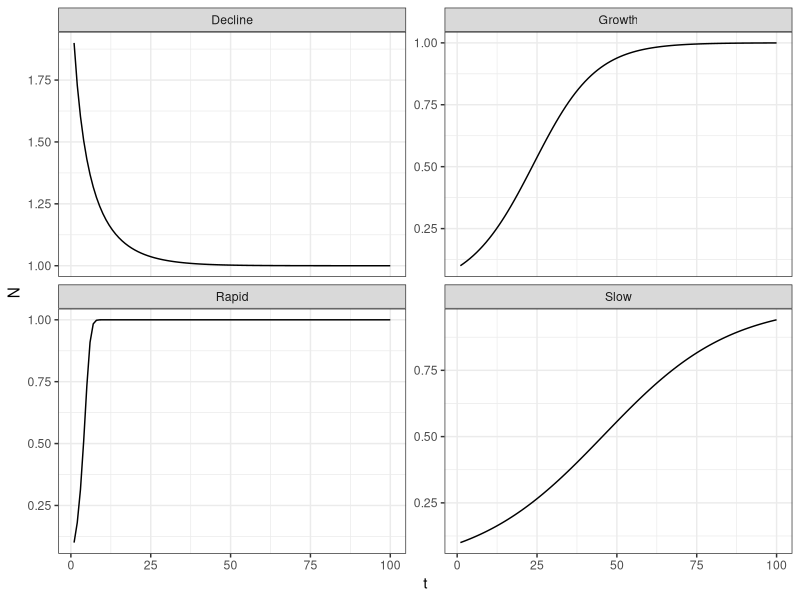
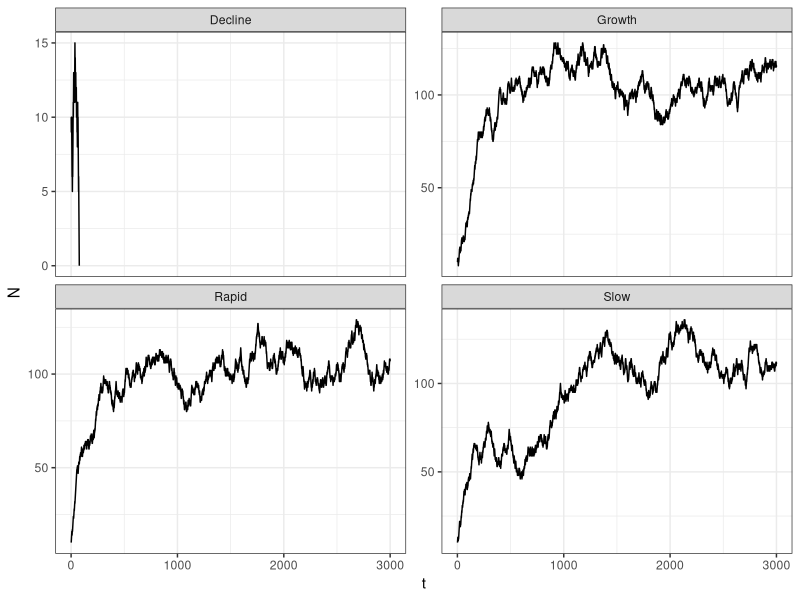
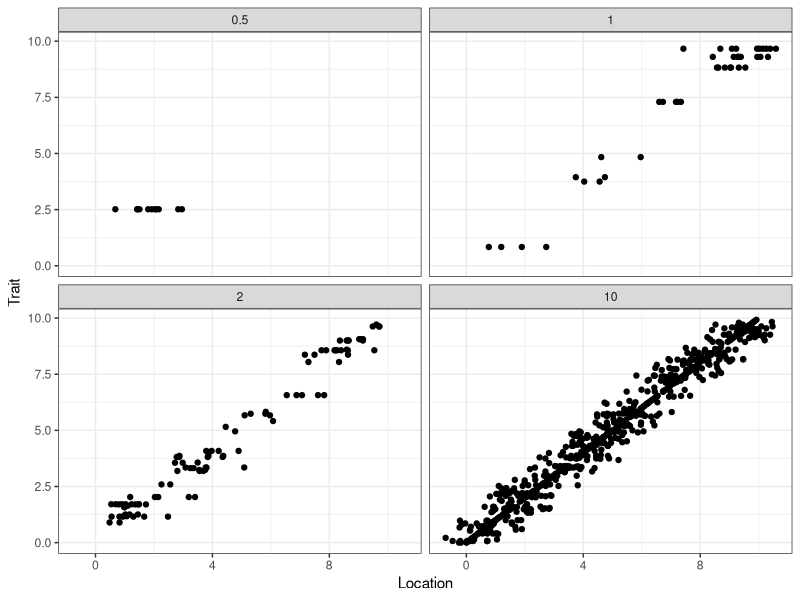
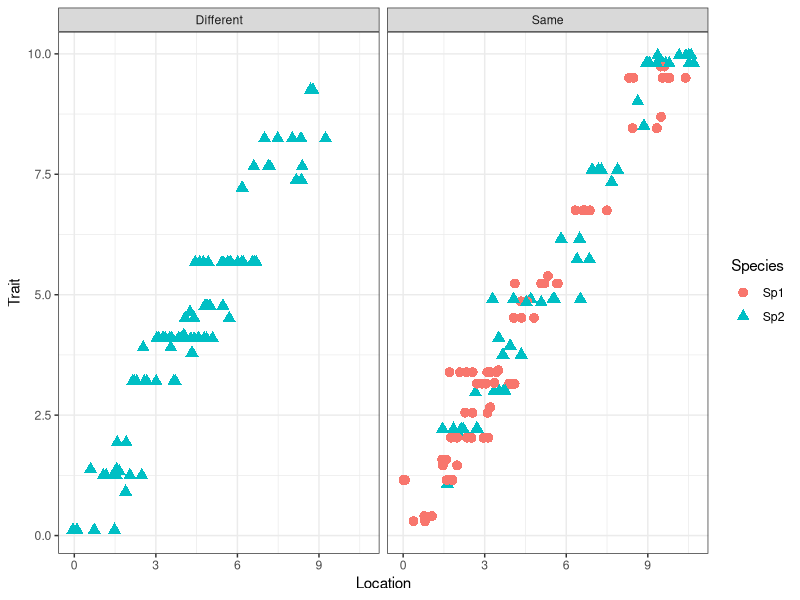
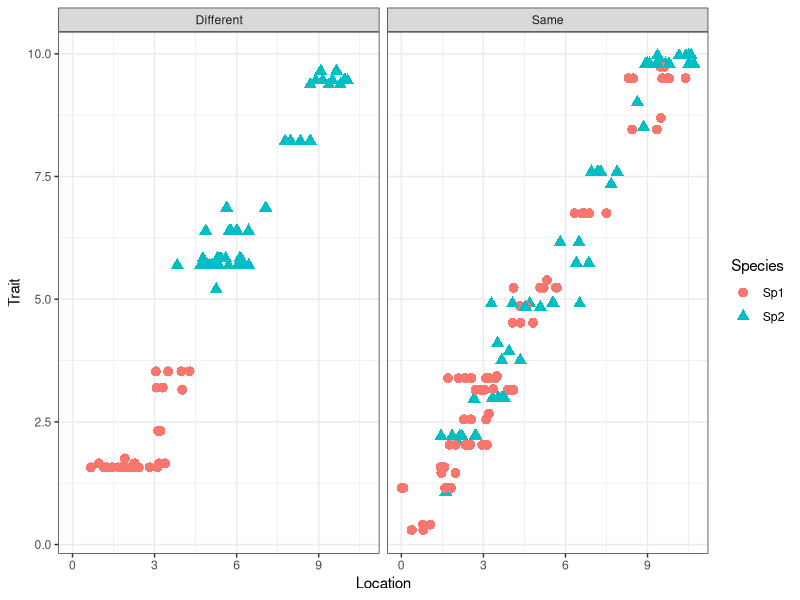

Recreate these plots in R, in order.
## ---- chunk 1
knitr::opts_chunk$set(echo = TRUE)
## ---- chunk 2
library(ggplot2) # for visualisations
## ---- chunk 3
dNt <- function(r, # population growth rate
                Nt, # population size
                k # carrying capacity
                ){ r * Nt * (k - Nt)}
## ---- chunk 4
SIM.Nt <- function(r, N_0, t, k) {
  N <- N_0 # registering starting population size as a new object
  for(i in 1:(t - 1)){ # loop over time-steps specified
    # identify new population size given logistic growth
    N[i + 1] <- N[i] + dNt(r = r, Nt = N[i], k = k) 
  } # end of time-step loop
  N # return population size vector
}
## ---- chunk 5
SIM_Growth <- SIM.Nt(N_0 = 0.1, t = 100, r = 0.1, k = 1) # N_0 < k --> growth
SIM_Decline <- SIM.Nt(N_0 =  1.9, t = 100, r = 0.1, k = 1) # N_0 > k --> decline
SIM_Rapid <- SIM.Nt(N_0 =  0.1, t = 100, r = 0.9, k = 1) # high population growth rate
SIM_Slow <- SIM.Nt(N_0 =  0.1, t = 100, r = 0.05, k = 1) # low population growth rate
## ---- chunk 6
plot_df <- data.frame(
  N = c(SIM_Growth, SIM_Decline, SIM_Rapid, SIM_Slow),
  t = rep(1:100, 4),
  Run = rep(c("Growth", "Decline", "Rapid", "Slow"), each = 100)
)
ggplot(plot_df, aes(x = t, y = N)) + 
  geom_line() + 
  facet_wrap(~Run, scales = "free_y") + 
  theme_bw()
## ---- chunk 7
dt <- function(b0, # background birth rate
               d0, # background death rate
               k, # carrying capacity
               N
               ){d0 + N * (b0 - d0)/k}
## ---- chunk 8
SIM.Ind <- function(tsteps, # how many time steps to simulate for
                      d0, # background death rate
                      b0, # background birth rate
                      k, # carrying capacity
                      ID_df # data frame containing individuals
){
  ## object creation
  ### data frame to hold population level data
  Pop_df <- data.frame(N = nrow(ID_df), t = NA)
  ### progress bar
  pb <- txtProgressBar(max = (tsteps-1), style = 3)
  ## simulation loop over time steps
  for(t in 1:(tsteps-1)){
  Pop_df$t[t] <- t # save time to population data frame
  ### vectors for storing birth and death probabilities for each individual
  birth_prob <- rep(NA, nrow(ID_df))
  death_prob <- rep(NA, nrow(ID_df))
  ### loop over all individuals alive at time t
  for(i in 1:nrow(ID_df)){
    birth_prob[i] <- b0
    death_prob[i] <- dt(b0, d0, k, Pop_df$N[t])
  }
  names(birth_prob) <- names(death_prob) <- ID_df$ID
  ### identify which event happens, only one birth or death per timestep
  EventSample_vec <- paste( # a vector of Birth/Death and individual ID
    rep(c("Birth", "Death"), each = nrow(ID_df)), 
    names(birth_prob), sep="_")
  event <- sample( # sample from event possibilities according to probabilities
    EventSample_vec,
    size = 1,
    prob = c(birth_prob, death_prob)
  )
  ### event evaluation
  event_eval <- strsplit(event, split = "_") # identifiers for event
  event_EV <- event_eval[[1]][1] # what is happening?
  event_ID <- event_eval[[1]][2] # which individual is it happening to?
  #### Birth event
  if(event_EV == "Birth"){ # currently, basically cloning
    append_df <- ID_df[ID_df$ID == event_ID, ] # subset for individual 
    append_df$ID <- max(ID_df$ID)+1 # assign new ID
    ID_df <- rbind(ID_df, append_df) # copy ID row to ID_df
  }
  #### Death event
  if(event_EV == "Death"){
    ID_df <- ID_df[ID_df$ID != event_ID, ] # delete individual from ID_df
  }
  ### recalculate population size
  Pop_df <- rbind(Pop_df, data.frame(N = nrow(ID_df), t = t+1))
  ### update progress bar
  setTxtProgressBar(pb, t) 
  ### check if population has gone extinct
  if(Pop_df$N[t+1] == 0){warning("Population went extinct"); break} 
  } # end of simulation loop
  ## return of data objects
  return(list(Individuals = ID_df, Populations = Pop_df))
}
## ---- chunk 9
ID_df <- data.frame(ID = 1:10, Sp = rep("Sp1")) # we run this simulation for 7 individuals
Sim_Growth <- SIM.Ind(tsteps = 3e3, b0 = 0.7, d0 = 0.3, k = 100, ID_df = ID_df) # growth
Sim_Decline <- SIM.Ind(tsteps = 3e3, b0 = 0.4, d0 = 0.6, k = 100, ID_df = ID_df) # decline
Sim_Rapid <- SIM.Ind(tsteps = 3e3, b0 = 0.9, d0 = 0.1, k = 100, ID_df = ID_df) # fast
Sim_Slow <- SIM.Ind(tsteps = 3e3, b0 = 0.55, d0 = 0.45, k = 100, ID_df = ID_df) # slow
## ---- chunk 10
plot_df <- rbind(Sim_Growth$Populations,
                 Sim_Decline$Populations,
                 Sim_Rapid$Populations,
                 Sim_Slow$Populations)
plot_df$Run <- rep(c("Growth", "Decline", "Rapid", "Slow"), 
                   c(nrow(Sim_Growth$Populations), 
                     nrow(Sim_Decline$Populations),
                     nrow(Sim_Rapid$Populations),
                     nrow(Sim_Slow$Populations)
                   ))
ggplot(plot_df, aes(x = t, y = N)) + 
  geom_line() + 
  facet_wrap(~Run, scales = "free_y") + 
  theme_bw()
## ---- chunk 11
dt <- function(b0, d0, k, N, Tr, Env, sd){d0 + N * exp((Tr-Env)^2)/sd * (b0 - d0)/k}
## ---- chunk 12
env.xy <- function(x = NULL){x}
## ---- chunk 13
SIM.Ind <- function(tsteps = 3e3, d0 = 0.2, b0 = 0.8, k = 100,
                    sd = 1, # niche breadth
                    ID_df = NULL # now needs to contain locations and trait values
){
  ## object creation
  ### data frame to hold population level data
  Pop_df <- data.frame(N = nrow(ID_df), 
                       Gridcell = NA, # gridcell binning is not implemented yet
                       t = NA)
  ### progress bar
  pb <- txtProgressBar(max = (tsteps-1), style = 3)
  ## simulation loop over time steps
  for(t in 1:(tsteps-1)){
  Pop_df$t[t] <- t 
  ### vectors for storing birth and death probabilities for each individual
  birth_prob <- rep(NA, nrow(ID_df))
  death_prob <- rep(NA, nrow(ID_df))
  ### loop over all individuals alive at time t
  for(i in 1:nrow(ID_df)){
    birth_prob[i] <- b0
    death_prob[i] <- dt(b0 = b0, d0 = d0, k = k, N = Pop_df$N[t],
                         Tr = ID_df$Trait[i], # trait value of individual i
                         Env = env.xy(x = ID_df$Location[i]), # environment at location[i] 
                         sd = sd)
  }
  names(birth_prob) <- names(death_prob) <- ID_df$ID
  ### identify which event happens, only one birth or death per timestep
  EventSample_vec <- paste(rep(c("Birth", "Death"), each = nrow(ID_df)), 
                           names(birth_prob), sep="_")
  event <- sample(EventSample_vec, size = 1, prob = c(birth_prob, death_prob))
  ## event evaluation
  event_eval <- strsplit(event, split = "_")
  event_ID <- event_eval[[1]][2]
  event_EV <- event_eval[[1]][1]
  if(event_EV == "Birth"){
    append_df <- ID_df[ID_df$ID == event_ID, ]
    append_df$ID <- max(ID_df$ID)+1
    ## individuals now resettle somewhere around their parent-individual
    movement <- rnorm(1, 0, 1) # this needs more parametrisation in future versions
    append_df$Location <- append_df$Location+movement
    ID_df <- rbind(ID_df, append_df)
  }
  if(event_EV == "Death"){
    ID_df <- ID_df[ID_df$ID != event_ID, ]
  }
  ## recalculate population size
  Pop_df <- rbind(Pop_df, data.frame(N = nrow(ID_df), Gridcell = NA, t = t+1))
  setTxtProgressBar(pb, t)
  if(Pop_df$N[t+1] == 0){warning("Population went extinct"); break}
  }
  return(list(Individuals = ID_df, Populations = Pop_df))
}
## ---- chunk 14
# data frame of individuals at start of simulation
ID_df = data.frame(ID = 1:1e3,
                   Trait = NA,
                   Location = NA)
# dummy values for traits
set.seed(42)
ID_df$Trait <- runif(n = nrow(ID_df), min = 0, max = 10)
# dummy locations
set.seed(42)
ID_df$Location <- runif(n = nrow(ID_df), min = 0, max = 10)
## ---- chunk 15
SIM_0.5 <- SIM.Ind(sd = 0.5, # strong impact of environment
                      ID_df = ID_df)
SIM_1 <- SIM.Ind(sd = 1, # intermediate impact of environment
                      ID_df = ID_df)
SIM_2 <- SIM.Ind(sd = 2, # weaker impact of environment
                      ID_df = ID_df)
SIM_10 <- SIM.Ind(sd = 10, # very weak impact of environment
                      ID_df = ID_df)
## ---- chunk 16
df0.5 <- SIM_0.5$Individuals
df1 <- SIM_1$Individuals
df2 <- SIM_2$Individuals
df10 <- SIM_10$Individuals
df0.5$sd <- 0.5
df1$sd <- 1
df2$sd <- 2
df10$sd <- 10
plot_df <- rbind(df0.5, df1, df2, df10)
ggplot(plot_df, aes(x = Location, y = Trait)) +
  geom_point() +
  facet_wrap(~sd) + 
  theme_bw()
## ---- chunk 17
dt <- function(b0, d0, k, N, Tr, Env, sd){d0 + N * exp((Tr-Env)^2)/sd * (b0 - d0)/k}
## ---- chunk 18
env.xy <- function(x = NULL){x}
## ---- chunk 19
SIM.Comp <- function(tsteps = 3e3, d0 = 0.2, b0 = 0.8,
                    k_vec = 100, # carrying capacity for each species in ID_df
                    sd = 1, 
                    ID_df = NULL # this now needs to hold different species
){
  ## object creation
  ### data frame to hold population level data
  Pop_df <- data.frame(N = nrow(ID_df), 
                       Gridcell = NA, # gridcell binning is not implemented yet
                       t = NA)
  ### progress bar
  pb <- txtProgressBar(max = (tsteps-1), style = 3)
  ## simulation loop over time steps
  for(t in 1:(tsteps-1)){
  Pop_df$t[t] <- t
  ### vectors for storing birth and death probabilities for each individual
  birth_prob <- rep(NA, nrow(ID_df))
  death_prob <- rep(NA, nrow(ID_df))
  for(i in 1:nrow(ID_df)){
    birth_prob[i] <- b0
    death_prob[i] <- dt(b0 = b0, d0 = d0,
                        # select carrying capacity for species[i]
                        k = k_vec[which(names(k_vec) == ID_df$Species[i])],
                        N = Pop_df$N[t], # @Anna - should this not be the N of species i?
                        Tr = ID_df$Trait[i], Env = env.xy(x = ID_df$Location[i]), sd = sd)
  }
  names(birth_prob) <- names(death_prob) <- ID_df$ID
  ## event identification
  EventSample_vec <- paste(rep(c("Birth", "Death"), each = nrow(ID_df)), 
                           names(birth_prob), sep="_")
  event <- sample(
    EventSample_vec,
    size = 1,
    prob = c(birth_prob, death_prob)
  )
  ## event evaluation
  event_eval <- strsplit(event, split = "_")
  event_ID <- event_eval[[1]][2]
  event_EV <- event_eval[[1]][1]
  if(event_EV == "Birth"){
    append_df <- ID_df[ID_df$ID == event_ID, ]
    append_df$ID <- max(ID_df$ID)+1
    movement <- rnorm(1, 0, 1) # this needs more parameterisation
    append_df$Location <- append_df$Location+movement
    ID_df <- rbind(ID_df, append_df)
  }
  if(event_EV == "Death"){
    ID_df <- ID_df[ID_df$ID != event_ID, ]
  }

  ## recalculate population size
  Pop_df <- rbind(Pop_df, data.frame(N = nrow(ID_df), Gridcell = NA, t = t+1))
  setTxtProgressBar(pb, t)
  if(Pop_df$N[t+1] == 0){warning("Population went extinct"); break}
  }
  return(list(Individuals = ID_df, Populations = Pop_df))
}
## ---- chunk 20
# individual data frame
ID_df = data.frame(ID = 1:1e3,
                   Trait = NA,
                   Location = NA,
                   Species = sample(c("Sp1", "Sp2"), size = 1e3, replace = TRUE))

# dummy values for traits
set.seed(42)
ID_df$Trait <- runif(n = nrow(ID_df), min = 0, max = 10)
# dummy locations
set.seed(42)
ID_df$Location <- runif(n = nrow(ID_df), min = 0, max = 10)

# same carrying capacity:
k_vec <- c(200, 200)
names(k_vec) <- c("Sp1", "Sp2")
SIM_2SpecSamek <- SIM.Comp(tsteps = 3e3, d0 = 0.2, b0 = 0.8,
                      k_vec = k_vec, # carrying capacity
                      sd = 1, ID_df = ID_df)

# different carrying capacity:
k_vec <- c(50, 200)
names(k_vec) <- c("Sp1", "Sp2")
SIM_2SpecDiffk <- SIM.Comp(tsteps = 3e3, d0 = 0.2, b0 = 0.8,
                      k_vec = k_vec, # carrying capacity
                      sd = 1, ID_df = ID_df)
## ---- chunk 21
SIM_2SpecDiffk$Individuals$k <- "Different"
SIM_2SpecSamek$Individuals$k <- "Same"
ggplot(rbind(SIM_2SpecDiffk$Individuals, SIM_2SpecSamek$Individuals),
       aes(x = Location, y = Trait, pch = Species, col = Species)) +
  geom_point(size = 3) + 
  facet_wrap(~k) + 
  theme_bw()
## ---- chunk 22
# individual data frame
ID_df = data.frame(ID = 1:1e3,
                   Trait = NA,
                   Location = NA,
                   Species = sample(c("Sp1", "Sp2"), size = 1e3, replace = TRUE))

# dummy values for traits
set.seed(42)
ID_df$Trait[ID_df$Species == "Sp1"] <- runif(n = length(ID_df$Trait[ID_df$Species == "Sp1"]), 
                                             min = 0, max = 5.5)
ID_df$Trait[ID_df$Species == "Sp2"] <- runif(n = length(ID_df$Trait[ID_df$Species == "Sp2"]), 
                                             min = 4.5, max = 10)
# dummy locations
set.seed(42)
ID_df$Location <- runif(n = nrow(ID_df), min = 0, max = 10)
# carrying capacity for each species
k_vec <- c(200, 200)
names(k_vec) <- c("Sp1", "Sp2")
SIM_2SpecDiffTr <- SIM.Comp(tsteps = 3e3, d0 = 0.2, b0 = 0.8,
                      k_vec = k_vec, # carrying capacity
                      sd = 1, ID_df = ID_df)
## ---- chunk 23
SIM_2SpecSamek$Individuals$Traits <- "Same"
SIM_2SpecDiffTr$Individuals$k <- "Same"
SIM_2SpecDiffTr$Individuals$Traits <- "Different"
ggplot(rbind(SIM_2SpecDiffTr$Individuals, SIM_2SpecSamek$Individuals),
       aes(x = Location, y = Trait, pch = Species, col = Species)) +
  geom_point(size = 3) + 
  facet_wrap(~Traits) + 
  theme_bw()
